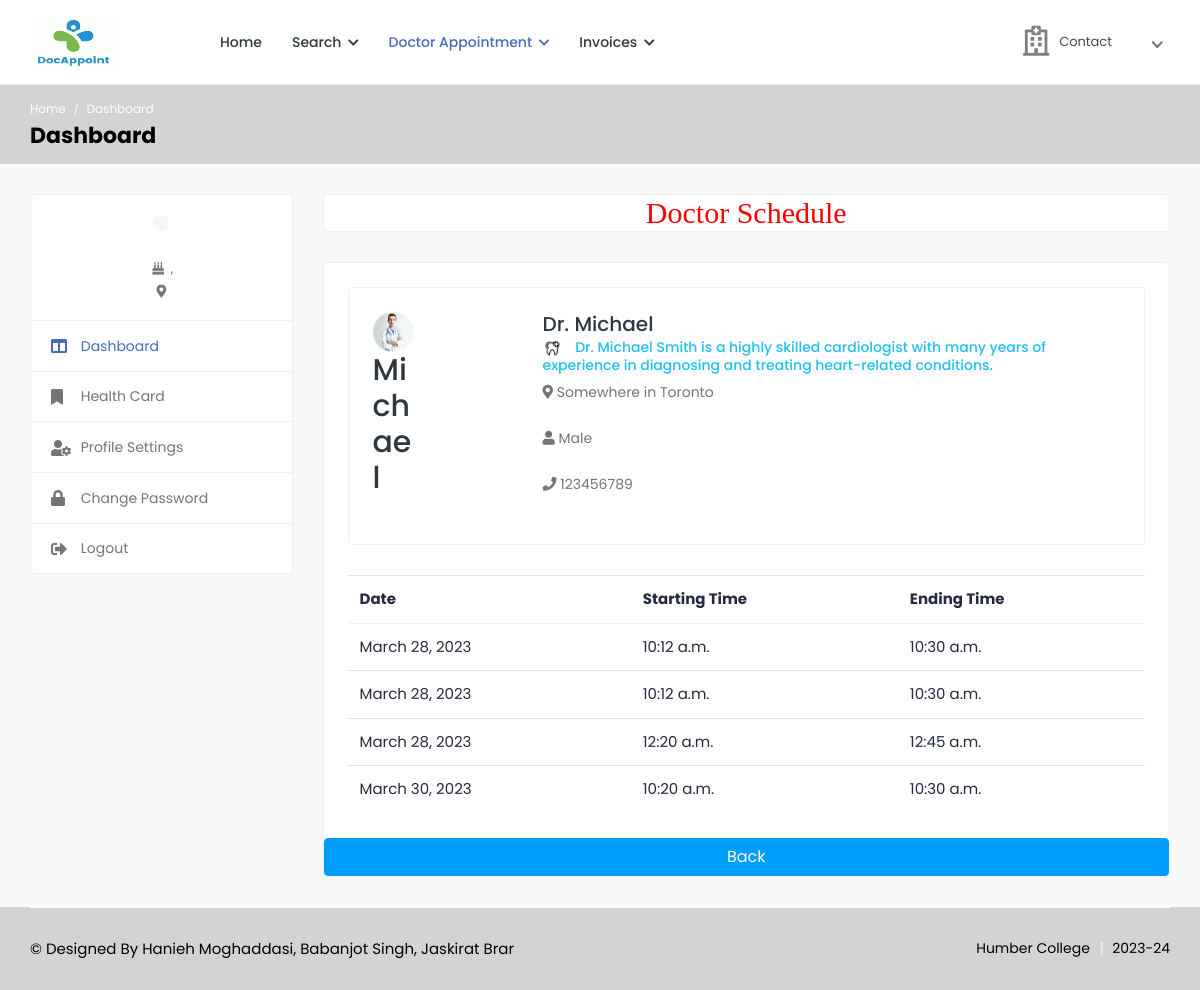
Screenshot of /display_dr_calender/michael with the database file from the repository.
### health/models.py (models this page shows, shortened)
class Doctor(models.Model):
    status = models.CharField(max_length=100,null=True)
    user = models.ForeignKey(User, on_delete=models.CASCADE, null=True)
    mobile_no = models.CharField(max_length=10, null=True, blank=True)
    addr = models.CharField(max_length=100, null=True, blank=True)
    experience = models.CharField(max_length=100, null=True, blank=True)
    specialist = models.CharField(max_length=100, null=True, blank=True)
    service = models.CharField(max_length=100, null=True, blank=True)
    clinic = models.CharField(max_length=100, null=True, blank=True)
    cl_address = models.CharField(max_length=100, null=True, blank=True)
    daystiming = models.CharField(max_length=100, null=True, blank=True)
    timing = models.CharField(max_length=100, null=True, blank=True)
    price = models.CharField(max_length=100, null=True, blank=True)
    date_of_birth = models.DateField(null=True, blank=True)
    gender = models.CharField(max_length=100,choices=gender,null=True, blank=True)
    biography = models.TextField(null=True, blank=True)
    image = models.FileField(null=True, blank=True)

class Appointment(models.Model):
    doctor=models.ForeignKey(Doctor, on_delete=models.CASCADE, null=True)
    patient=models.ForeignKey(Patient, on_delete=models.CASCADE, null=True)
    medical=models.ForeignKey(Medical, on_delete=models.CASCADE, null=True)
    a_date=models.DateField(null=True)
    status=models.CharField(max_length=100,null=True)
    p_status=models.CharField(max_length=100,null=True)
    from_time = models.TimeField(null=True, blank=True)
    to_time = models.TimeField(null=True, blank=True)

### health/views.py (the view)
# urls.py: path('display_dr_calender/<str:username>',display_dr_calender,name='display_dr_calender'),
def display_dr_calender(request,username):
    user = User.objects.get(username=username)
    dr = Doctor.objects.get(user=user)
    appointments = Appointment.objects.filter(doctor=dr)
    print(dr.image)
    return render(
        request,
        'patient/display_dr_calender.html',
        context={
        "user":user,
        "dr":dr,
        "appointments":appointments
        })

### health/templates/patient/display_dr_calender.html (shortened to what this page needs)
{% extends 'patient/sidebar.html' %}
{% load widget_tweaks %}
{% block b %}
{% load static %}
<h2 style="font-family:roman;color:red" align="center" class="card">Doctor Schedule</h2>
        <div class="card">
			<div class="card-body">
        <div class="card">
          <div class="card-body">
            <div class="doctor-widget">
              <div class="doc-info-left">
                <div class="doctor-img" >
                  <h2 class="table-avatar">
                    <a href="{% url 'display_dr_profile_by_name' dr.user.username %}" class="avatar avatar-sm mr-2">
                      {% if dr.image %}
                      <img class="avatar-img rounded-circle" src="{{dr.image.url}}" alt="User Image">
                      {% endif %}
                      <p> {{user.first_name}}</p>
                    </a>
                  </h2>
                </div>
                <div class="doc-info-cont">
                  <h4 class="doc-name"><a href="doctor-profile.html">Dr. {{dr.user.first_name}}</a></h4>
                  <h5 class="doc-department"><img src="{% static 'user/img/specialities/specialities-05.png' %}" class="img-fluid" alt="Speciality">{{i.specialist}} {{dr.biography}}</h5>
                  <div class="clinic-details">
                    <p class="doc-location"><i class="fas fa-map-marker-alt"></i> {{dr.cl_address}}</p>
                    <p class="doc-location"><i class="fas fa-user"></i> {{dr.gender}}</p>
                    <p class="doc-location"><i class="fas fa-phone"></i> {{dr.mobile_no}}</p>
                  </div>
                </div>
              </div>
            </div>
          </div>
        </div>
                <table class="table">
                  <thead>
                    <tr>
                      <th scope="col">Date</th>
                      <th scope="col">Starting Time</th>
                      <th scope="col">Ending Time</th>
                    </tr>
                  </thead>
                  <tbody>
                    {% if appointments %}
                    {% for appoint in appointments %}
                    <tr>
                      <td> {{appoint.a_date}} </td>
                      <td> {{ appoint.from_time }}</td>
                      <td> {{ appoint.to_time }}</td>
                    </tr>
                    {% endfor %}
                    {% endif %}
                  </tbody>
                </table>
			</div>
      <button onclick="window.history.back()" class="btn btn-info">Back</button>
		</div>
{% endblock %}

### rows the page displays
Doctor: image (picture), user.first_name "Michael", biography "Dr. Michael Smith is a highly skilled cardiologist with many years of experience in diagnosing and treating heart-related conditions.", cl_address "Somewhere in Toronto", gender "Male", mobile_no "123456789"
Appointment: a_date "March 28, 2023", from_time "10:12 a.m.", to_time "10:30 a.m."
Appointment: a_date "March 28, 2023", from_time "10:12 a.m.", to_time "10:30 a.m."
Appointment: a_date "March 28, 2023", from_time "12:20 a.m.", to_time "12:45 a.m."
Appointment: a_date "March 30, 2023", from_time "10:20 a.m.", to_time "10:30 a.m."

### other values shown
{{ user.first_name }} "Michael"
